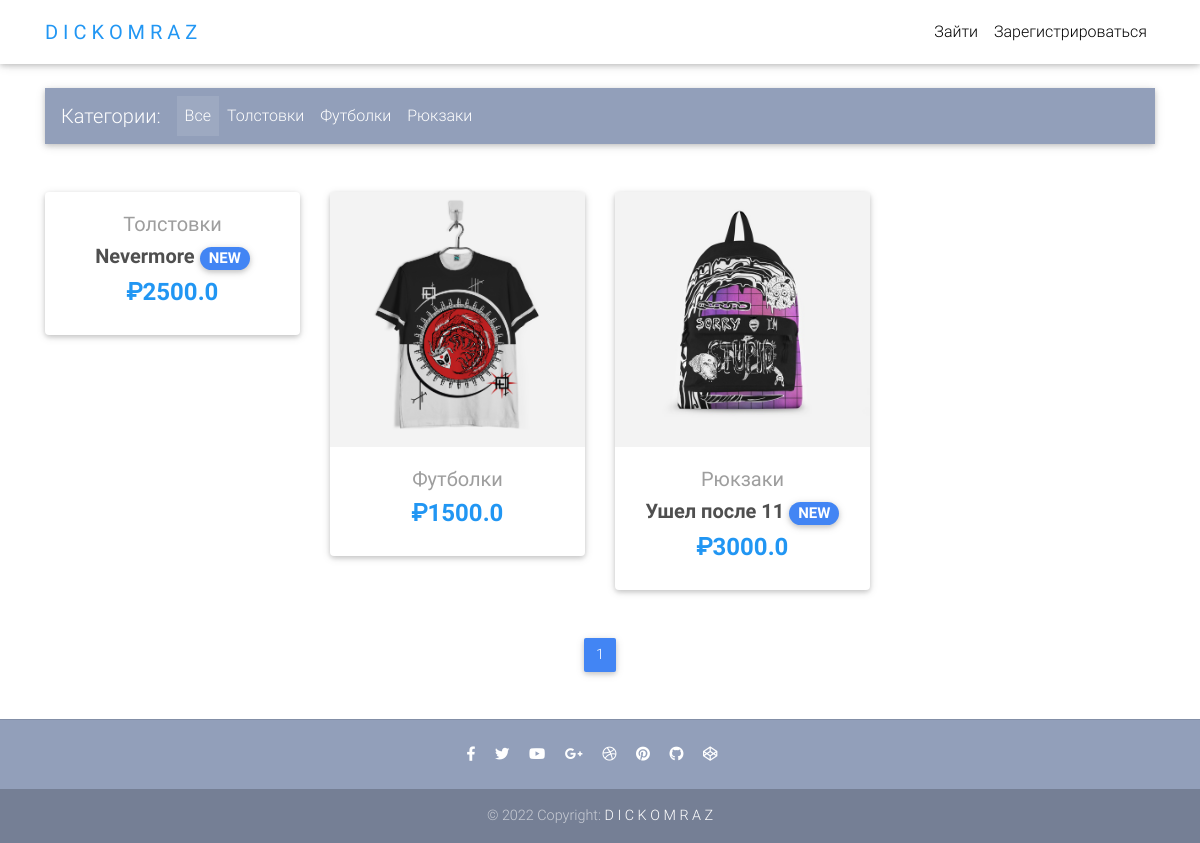
The page / on the database its author committed.
### core/models.py (models this page shows, shortened)
class Item(models.Model):
    title = models.CharField(max_length=100)
    price = models.FloatField()
    discount_price = models.FloatField(blank=True, null=True)
    category = models.CharField(choices=CATEGORY_CHOICES, max_length=2)
    label = models.CharField(choices=LABEL_CHOICES, max_length=1)
    slug = models.SlugField()
    description = models.TextField()
    image = models.ImageField(blank=True, null=True)
    def get_absolute_url(self):
        return reverse("core:product", kwargs={
            'slug': self.slug
        })

### core/views.py (the view)
# urls.py: path('', HomeView.as_view(), name='home'),
class HomeView(ListView):
    model = Item
    template_name = "home-page.html"
    paginate_by = 5
    def get_queryset(self):
        category = self.request.GET.get('category')
        if category:
            return Item.objects.filter(category=category)
        else:
            return Item.objects.all()
    def get_context_data(self, *, object_list=None, **kwargs):
        context = super(HomeView, self).get_context_data(**kwargs)
        context['categories'] = self.get_unique_categories()
        return context
    @staticmethod
    def get_unique_categories():
        items = Item.objects.all()
        categories = []
        for item in items:
            if item.category not in categories:
                categories.append((item.category, item.get_category_display))
        return categories

### core/templates/home-page.html (shortened to what this page needs)
{% extends "base.html" %}
{% load crispy_forms_tags %}
{% block content %}
<body>
  <main>
    <div class="container">
      <nav class="navbar navbar-expand-lg navbar-dark mdb-color lighten-3 mt-3 mb-5">
        <span class="navbar-brand">Категории:</span>
        <div class="collapse navbar-collapse" id="basicExampleNav">
          <ul class="navbar-nav mr-auto">
            {% if request.get_full_path == '/' %}
            <li class="nav-item active">
              <a class="nav-link" href="/">Все
              </a>
              {% else %}
              <li class="nav-item">
              <a class="nav-link" href="/">Все
                <span class="sr-only">(current)</span>
              </a>
            {% endif %}
            </li>
            {% for category in categories %}
            {% if request.get_full_path == '/?category={{category.0}}' %}
            {{ category.0 }}
            <li class="nav-item active">
              <span class="sr-only">(current)</span>
              <a class="nav-link" href="/?category={{ category.0 }}">{{ category.1 }}</a>
            </li>
            {% else %}
            <li class="nav-item">
              <a class="nav-link" href="/?category={{ category.0 }}">{{ category.1 }}</a>
            </li>
            {% endif %}
            {% endfor %}
          </ul>
        </div>
      </nav>
      <section class="text-center mb-4">
        <div class="row wow fadeIn">
          {% for item in page_obj %}
          <div class="col-lg-3 col-md-6 mb-4">
            <div class="card">
              {% if item.image %}
              <div class="view overlay">
                <img src={{ item.image.url }} class="card-img-top"
                  alt="">
              </div>
              {% endif %}
              <div class="card-body text-center">
                <a href="" class="grey-text">
                  <h5>{{ item.get_category_display }}</h5>
                </a>
                {% if item.get_label_display == 'primary' %}
                <h5>
                  <strong>
                    <a href="{{ item.get_absolute_url }}" class="dark-grey-text">{{ item.title }}
                      <span class="badge badge-pill {{ item.get_label_display }}-color">NEW</span>
                    </a>
                  </strong>
                </h5>
                {% endif %}
                <h4 class="font-weight-bold blue-text">
                  <strong>
                    {% if item.discount_price %}
                    ₽{{ item.discount_price }}
                    {% else %}
                    ₽{{ item.price }}
                    {% endif %}
                  </strong>
                </h4>
              </div>
            </div>
          </div>
          {% endfor %}
        </div>
      </section>
      <nav class="d-flex justify-content-center wow fadeIn">
        <ul class="pagination pg-blue">
          {% for p in paginator.page_range %}
          {% if page_obj.number == p %}
          <li class="page-item active">
          <a class="page-link" href="?page={{ p }}">{{ p }} <span class="sr-only">(current)</span></a>
          {% else %}
          <li class="page-item">
            <a class="page-link" href="?page={{ p }}">{{ p }}
            </a>
          </li>
          {% endif %}
          {% endfor %}
        </ul>
      </nav>
    </div>
  </main>
</body>
{% endblock content %}

### core/templates/base.html (shortened to what this page needs)
{% load static %}
<!DOCTYPE html>
<html lang="en">
<head>
  <link rel="stylesheet" href="https://use.fontawesome.com/releases/v5.8.1/css/all.css">
  <link href="{% static 'css/bootstrap.min.css' %}" rel="stylesheet">
  <link href="{% static 'css/mdb.min.css' %}" rel="stylesheet">
  <link href="{% static 'css/style.min.css' %}" rel="stylesheet">
</head>
{% include "navbar.html" %}
<body>
    <div class="mt-5 pt-4">
    </div>
    {% block content %}
    {% endblock content %}
    {% include "footer.html" %}
</body>
</html>

### core/templates/navbar.html (shortened to what this page needs)
{% load cart_template_tags %}
  <nav class="navbar fixed-top navbar-expand-lg navbar-light white scrolling-navbar">
    <div class="container">
      <a class="navbar-brand waves-effect" href="/" target="_blank">
        <strong class="blue-text">D I C K O M R A Z</strong>
      </a>
      <div class="collapse navbar-collapse" id="navbarSupportedContent">
        <ul class="navbar-nav nav-flex-icons">
          {% if request.user.is_authenticated %}
          <li class="nav-item">
            <a href="{% url 'core:order-summary' %}" class="nav-link waves-effect">
              <span class="badge red z-depth-1 mr-1"> {{ request.user|cart_item_count }} </span>
              <i class="fas fa-shopping-cart"></i>
              <span class="clearfix d-none d-sm-inline-block"> Корзина </span>
            </a>
          </li>
          <li class="nav-item">
            <a class="nav-link waves-effect" href="{% url 'account_logout' %}">
              <span class="clearfix d-none d-sm-inline-block"> Выйти </span>
            </a>
          </li>
          {% else %}
          <li class="nav-item">
            <a class="nav-link waves-effect" href="{% url 'account_login' %}">
              <span class="clearfix d-none d-sm-inline-block"> Зайти </span>
            </a>
          </li>
          <li class="nav-item">
            <a class="nav-link waves-effect" href="{%url 'account_signup' %}">
              <span class="clearfix d-none d-sm-inline-block"> Зарегистрироваться </span>
            </a>
          </li>
          {% endif %}
        </ul>
      </div>
    </div>
  </nav>

### core/templates/footer.html
  <footer class="page-footer text-center font-small mt-4 wow fadeIn">
    <hr class="my-4">
    <div class="pb-4">
      <a href="https://www.facebook.com/mdbootstrap" target="_blank">
        <i class="fab fa-facebook-f mr-3"></i>
      </a>
      <a href="https://twitter.com/MDBootstrap" target="_blank">
        <i class="fab fa-twitter mr-3"></i>
      </a>
      <a href="https://www.youtube.com/watch?v=7MUISDJ5ZZ4" target="_blank">
        <i class="fab fa-youtube mr-3"></i>
      </a>
      <a href="https://plus.google.com/u/0/b/107863090883699620484" target="_blank">
        <i class="fab fa-google-plus-g mr-3"></i>
      </a>
      <a href="https://dribbble.com/mdbootstrap" target="_blank">
        <i class="fab fa-dribbble mr-3"></i>
      </a>
      <a href="https://pinterest.com/mdbootstrap" target="_blank">
        <i class="fab fa-pinterest mr-3"></i>
      </a>
      <a href="https://github.com/mdbootstrap/bootstrap-material-design" target="_blank">
        <i class="fab fa-github mr-3"></i>
      </a>
      <a href="http://codepen.io/mdbootstrap/" target="_blank">
        <i class="fab fa-codepen mr-3"></i>
      </a>
    </div>
    <div class="footer-copyright py-3">
      © 2022 Copyright:
      <a href="https://mdbootstrap.com/education/bootstrap/" target="_blank"> D I C K O M R A Z </a>
    </div>
  </footer>

### core/templates/scripts.html (shortened to what this page needs)
{% load static %}

### core/templates/base.html (style rules this page uses)
html, body, header, .carousel { height: 60vh; }

### rows shown on the page
Item: category "Толстовки", category "Толстовки", title "Nevermore", price "2500.0"
Item: category "Футболки", image (picture), category "Футболки", price "1500.0"
Item: category "Рюкзаки", image (picture), category "Рюкзаки", title "Ушел после 11", discount_price "3000.0"

### other values the page prints
{{ p }} "1"
